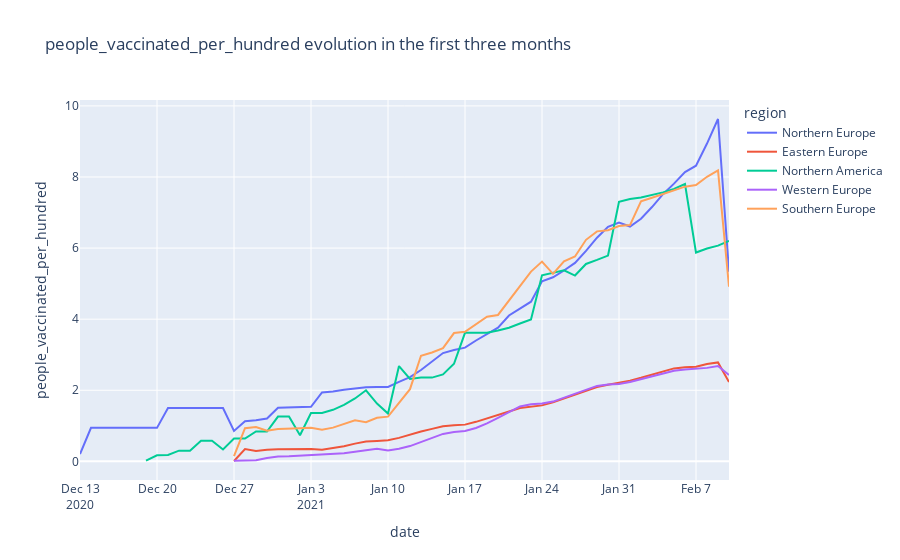

This figure's notebook cell:
### Markdown cell above
Below there is the progress of *people_vaccinated_per_houndred* only on Europe and North America, because of the missing data in other continents.

### Code cell
plot_daily_vaccination_data(data = regions_daily_df,  
                            region_column = 'region',
                            regions_list = Europe + ['Northern America'],
                            vaccination_metric = 'people_vaccinated_per_hundred',
                            plot_title = 'people_vaccinated_per_hundred evolution in the first three months',
                           )
